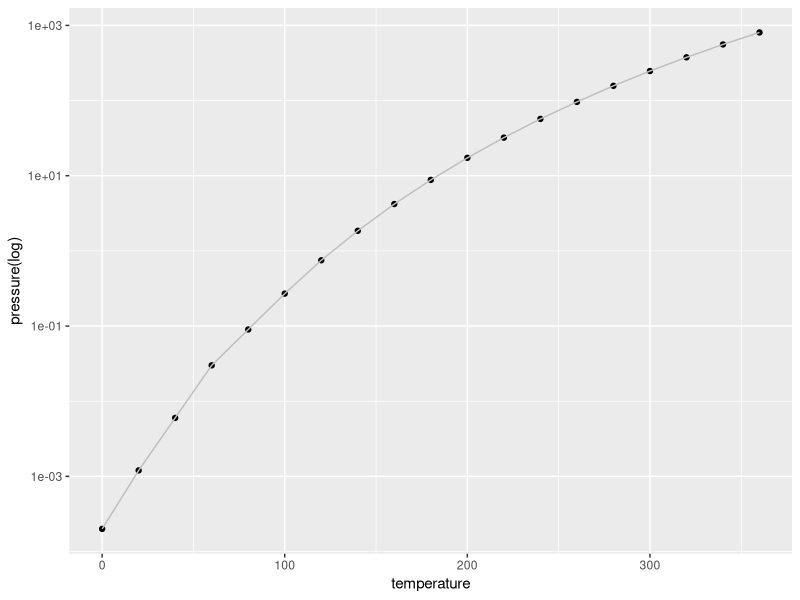

Write R code to recreate this figure.
## ---- chunk 1
knitr::opts_chunk$set(echo = FALSE)
## ---- chunk 2
library(tidyverse)
## ---- chunk 3
summary(cars)
## ---- chunk 4
# plot(pressure)
pressure %>% ggplot(aes(x = temperature, y = pressure)) + 
    geom_point() + geom_line(color = "grey") + scale_y_log10() + labs(y = "pressure(log)")
